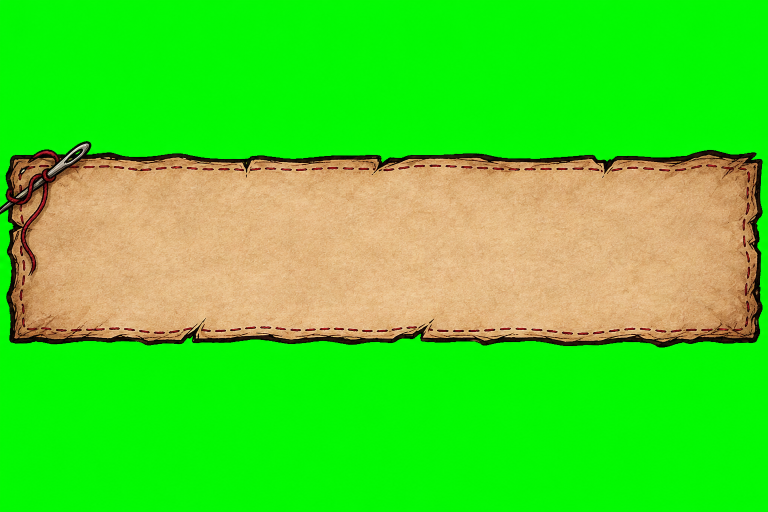
#> input picture art_src/portraits/tod_portrait_paper_a.png, 1536 x 1024 px (shown at 1/2 size)
$ python bake_talk_paper.py
#> lines starting #> are read from the running program, lines starting #| are printed output that depends on the picture; after the words box and inside, x2 and y2 are one past the last pixel; in counts of white or black regions, pixels touching at a corner belong together
#> in bake, rgb is the input picture: shape (1024, 1536, 3); mean R, G, B 73.8, 216.4, 40.4
### tools/bake_hub_art.py
"""15차 재봉실 허브 그림 굽기: Codex 시트(art_src/raw) → Assets/sprites.

python tools/bake_hub_art.py

- hub_facilities.png (초록 키, 2×2): 재봉 상자, 다락 사다리, 탑 문, 일기 게시판 → hub_sewing_box / hub_attic / hub_tower_door / hub_diary_board
  칸마다 그 안의 그림 전부를 한 장으로 (다락에 매달린 장식처럼 떨어진 조각도 함께). 그림 아래 끝 = 스프라이트 아래 끝 (아래 가운데 피벗).
- hub_room.png (불투명): 재봉실 배경 한 장 → hub_room.png (그대로 복사)
- 20차 hub_facilities2.png (초록 키, 3×1, 방 빛에 맞춰 어둡게, 가장자리 비네트): 다락 사다리, 탑 문, 일기 게시판 → 위 같은 이름을 덮어씀
상인 단추는 16차에 뽑은 merchant_idle.png 를 그대로 씁니다.
"""
from pathlib import Path

import numpy as np
from PIL import Image
from scipy import ndimage

ROOT = Path(__file__).resolve().parents[1]
RAW = ROOT / "art_src/raw"
OUT = ROOT / "Assets/sprites"
FACILITIES = ["sewing_box", "attic", "tower_door", "diary_board"]


def key_green(rgb):
    r, g, b = [rgb[..., i].astype(np.float32) for i in range(3)]
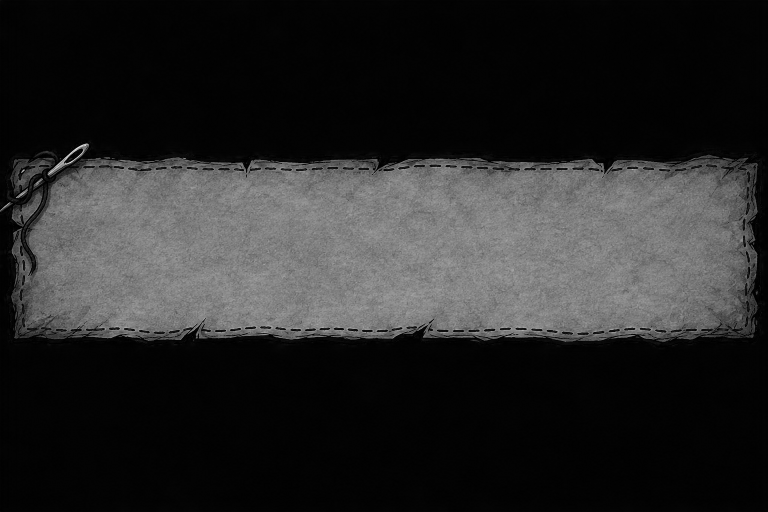
#> b: shape (1024, 1536) float32 (shown at 1/2 size); min 0, max 251, mean 40.4
    dom = g - np.maximum(r, b)
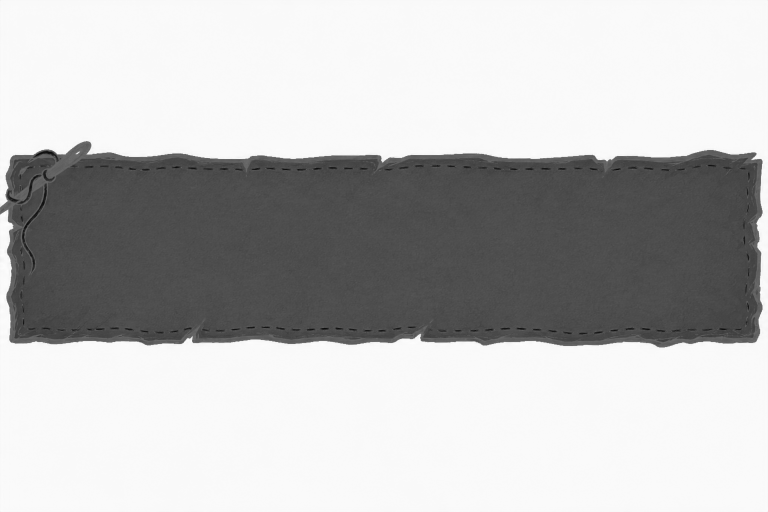
#> dom: shape (1024, 1536) float32 (shown at 1/2 size); min -174, max 255, mean 142.6; drawn with min black and max white
    spill = g > np.maximum(r, b)
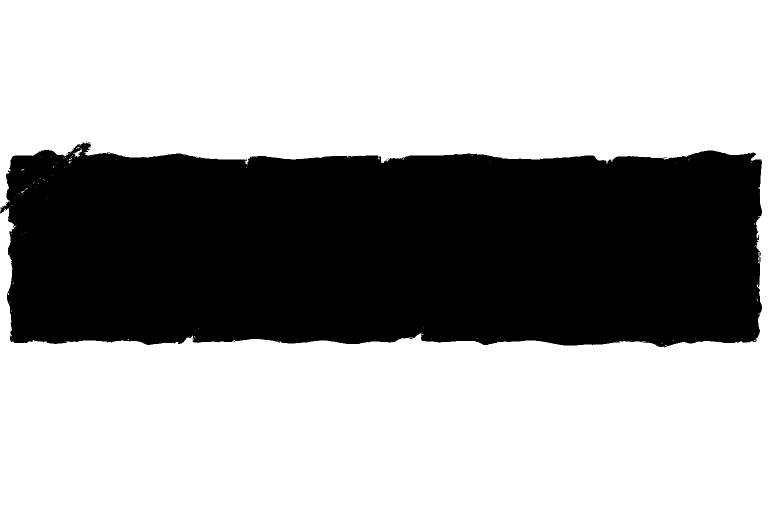
#> spill: shape (1024, 1536) bool (shown at 1/2 size); 64.6% white; 11 black regions (10 under 20 px), largest, box (x1, y1, x2, y2) and area: (0, 284, 1524, 695) 557460
    col = np.stack((r, np.where(spill, np.maximum(r, b), g), b), -1).clip(0, 255).astype(np.uint8)
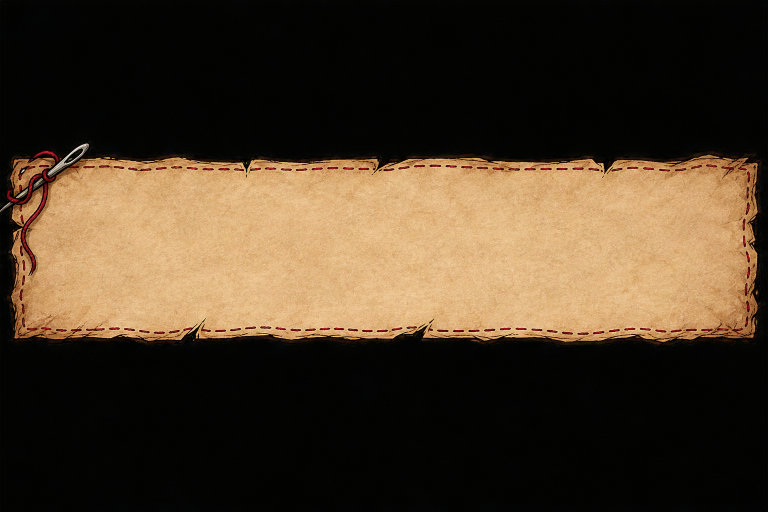
#> col: shape (1024, 1536, 3) (shown at 1/2 size); mean of channels 0, 1, 2 73.8, 58.2, 40.4; drawn as R, G, B
    a = np.clip(1.0 - (dom - 40) / 60.0, 0, 1)
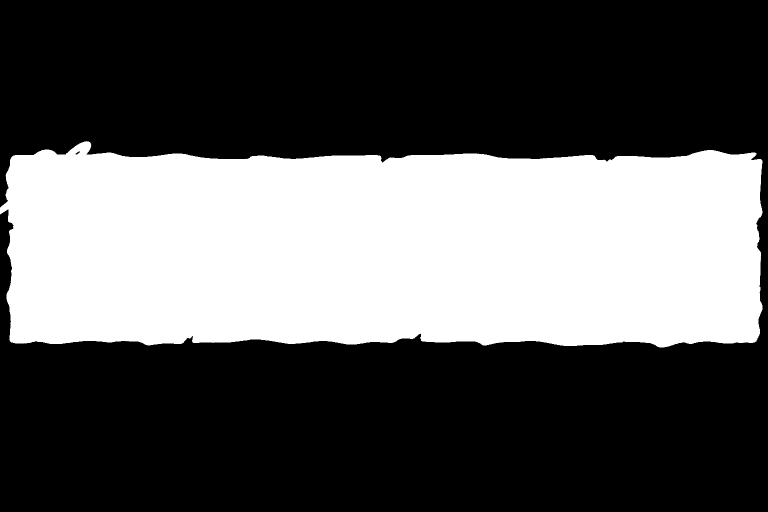
#> a: shape (1024, 1536) float32 (shown at 1/2 size); min 0, max 1, mean 0.357
    return col, a


# [52 lines left out: functions grid, vignette, save, not called in this run]


# [13 lines that do not run on import are left out]

### tools/bake_talk_paper.py
"""26차 대화창 종이 굽기.

ChatGPT 웹으로 뽑은 종이 상자·이름표(art_src/portraits/tod_portrait_paper_a.png, tod_portrait_tag_a.png, 초록 배경)
→ 초록을 빼고 종이만 잘라 Assets/UI/Paper/talk_box.png, talk_tag.png

  python tools/bake_talk_paper.py
"""
import os
import sys

import numpy as np
from PIL import Image
from scipy import ndimage

sys.path.insert(0, os.path.dirname(__file__))
from bake_hub_art import key_green  # noqa: E402

ROOT = os.path.dirname(os.path.dirname(os.path.abspath(__file__)))
SRC = os.path.join(ROOT, "art_src", "portraits")
OUT = os.path.join(ROOT, "Assets", "UI", "Paper")

ITEMS = {"talk_box": "tod_portrait_paper_a.png", "talk_tag": "tod_portrait_tag_a.png"}


def bake(name, src):
    path = os.path.join(SRC, src)
    if not os.path.exists(path):
        print("skip", name)
        return
    rgb = np.asarray(Image.open(path).convert("RGB"))
    col, a = key_green(rgb)
    a = np.where(a > .12, a, 0)
    lab, n = ndimage.label(a > .12)
#> lab: shape (1024, 1536) int32; values 0 (black) and 1 (white), 35.7% white; 1 white region, box (x1, y1, x2, y2) and area: (0, 282, 1525, 695) 562145
#> n = 1
    if n > 1:
        sizes = ndimage.sum(np.ones_like(a), lab, range(1, n + 1))
        keep = np.isin(lab, 1 + np.nonzero(sizes >= a.size * .002)[0])
        a = np.where(keep, a, 0)
    img = Image.fromarray(np.dstack((col, (a * 255).astype(np.uint8))), "RGBA")
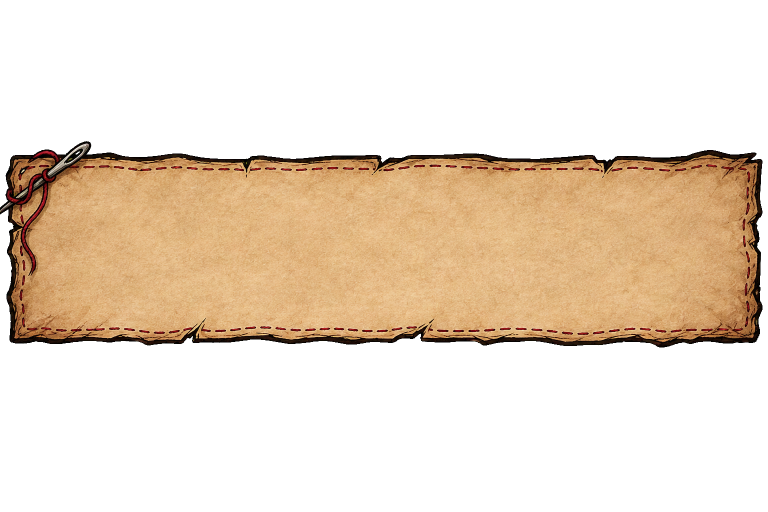
#> img: PIL image 1536x1024 RGBA (shown at 1/2 size); mean R, G, B, A 73.8, 58.2, 40.4, 91.1; transparent parts drawn white
    box = img.getbbox()
#> box = (0, 282, 1525, 695)
    img = img.crop((max(0, box[0] - 2), max(0, box[1] - 2), min(img.width, box[2] + 2), min(img.height, box[3] + 2)))
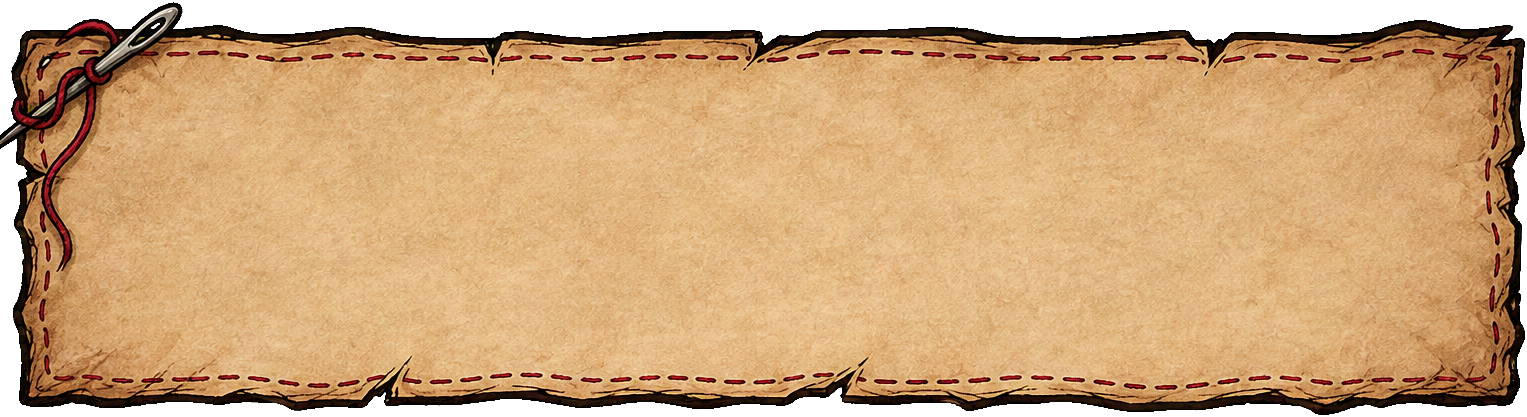
#> img: PIL image 1527x417 RGBA; mean R, G, B, A 178.2, 139.6, 96.6, 225; transparent parts drawn white
    out = os.path.join(OUT, name + ".png")
    img.save(out)
    print(out, img.size)
#| Assets/UI/Paper/talk_box.png (1527, 417)


if __name__ == "__main__":
    for k, v in ITEMS.items():
        bake(k, v)
#> pass 2 of the loop `for k, v in ITEMS.items():`:
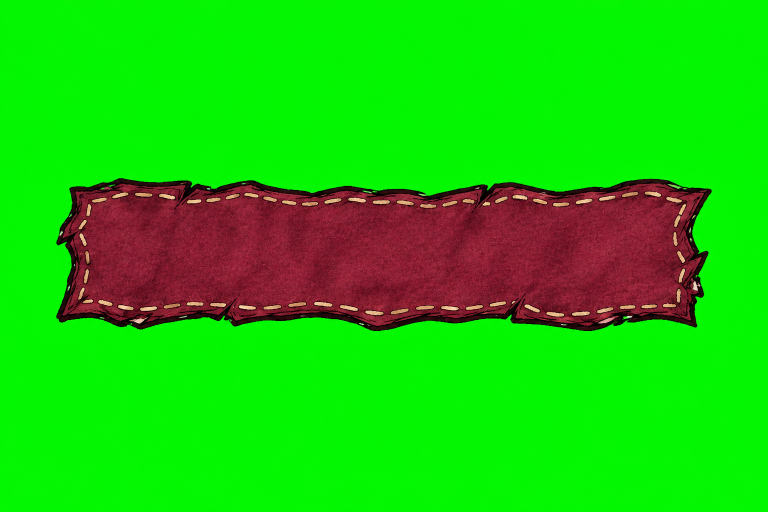
#> input picture art_src/portraits/tod_portrait_tag_a.png, 1536 x 1024 px (shown at 1/2 size)
#> in bake, rgb is the input picture: shape (1024, 1536, 3); mean R, G, B 29.9, 199.1, 11.4
#> in key_green (call 2), `spill = g > np.maximum(r, b)`:
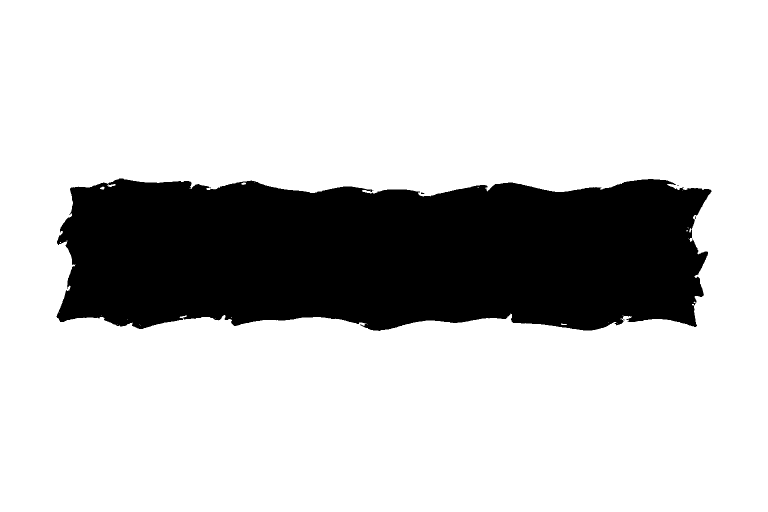
#> spill: shape (1024, 1536) bool (shown at 1/2 size); 78.2% white; 4 black regions (3 under 20 px), largest, box (x1, y1, x2, y2) and area: (113, 357, 1423, 662) 342806
#> lab: shape (1024, 1536) int32; values 0 (black) and 1 (white), 22% white; 1 white region, box (x1, y1, x2, y2) and area: (113, 357, 1423, 662) 346741
#> box = (113, 357, 1423, 662)
#> in bake (call 2), `img = img.crop((max(0, box[0] - 2), max(0, box[1] - 2), min(img.width,..`:
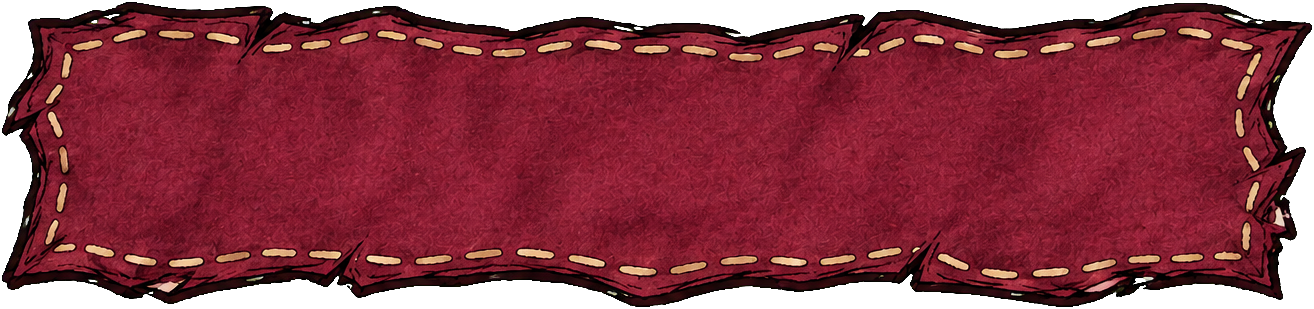
#> img: PIL image 1314x309 RGBA; mean R, G, B, A 104.5, 27.4, 39.2, 217.5; transparent parts drawn white
#| Assets/UI/Paper/talk_tag.png (1314, 309)
